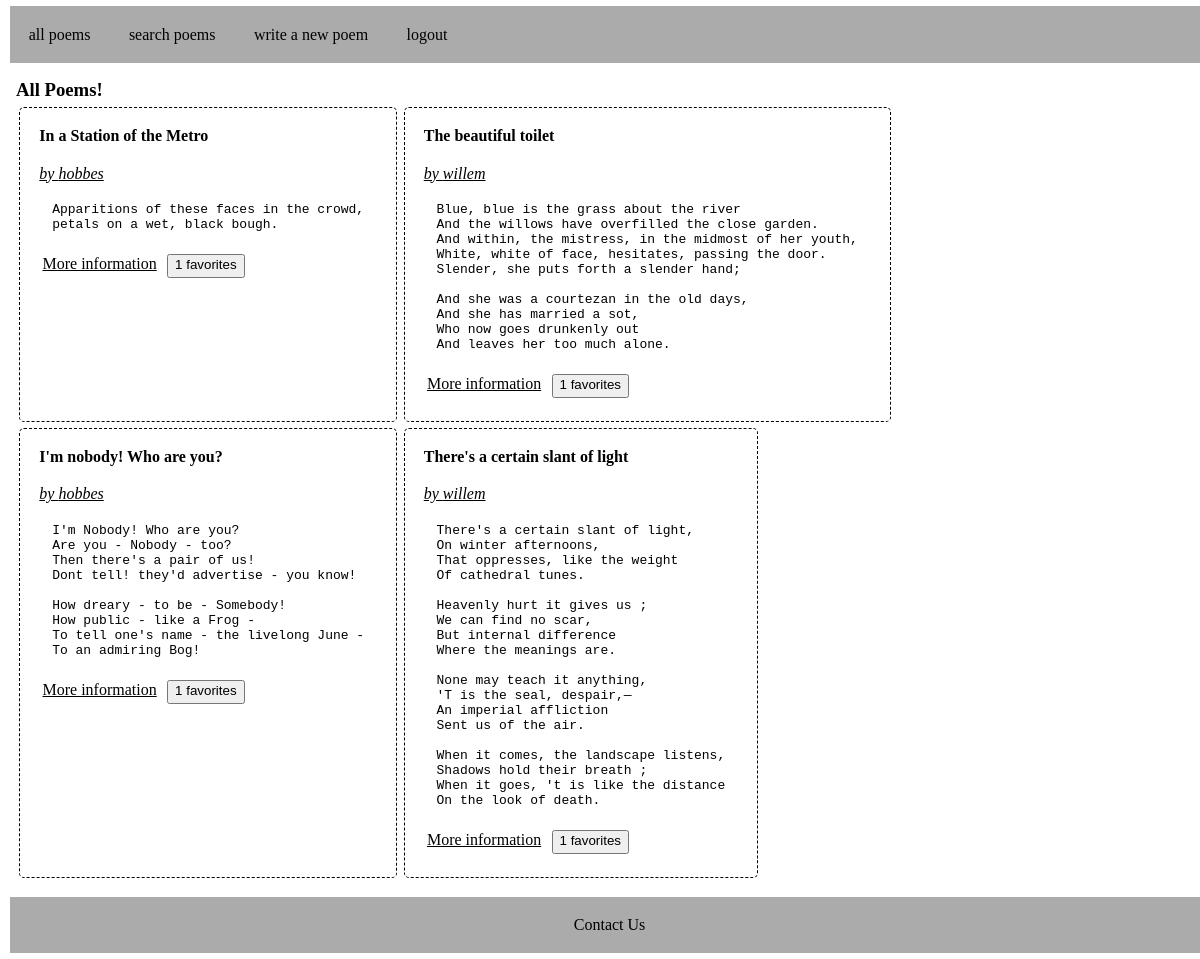
The app's page / (signed in), older data.
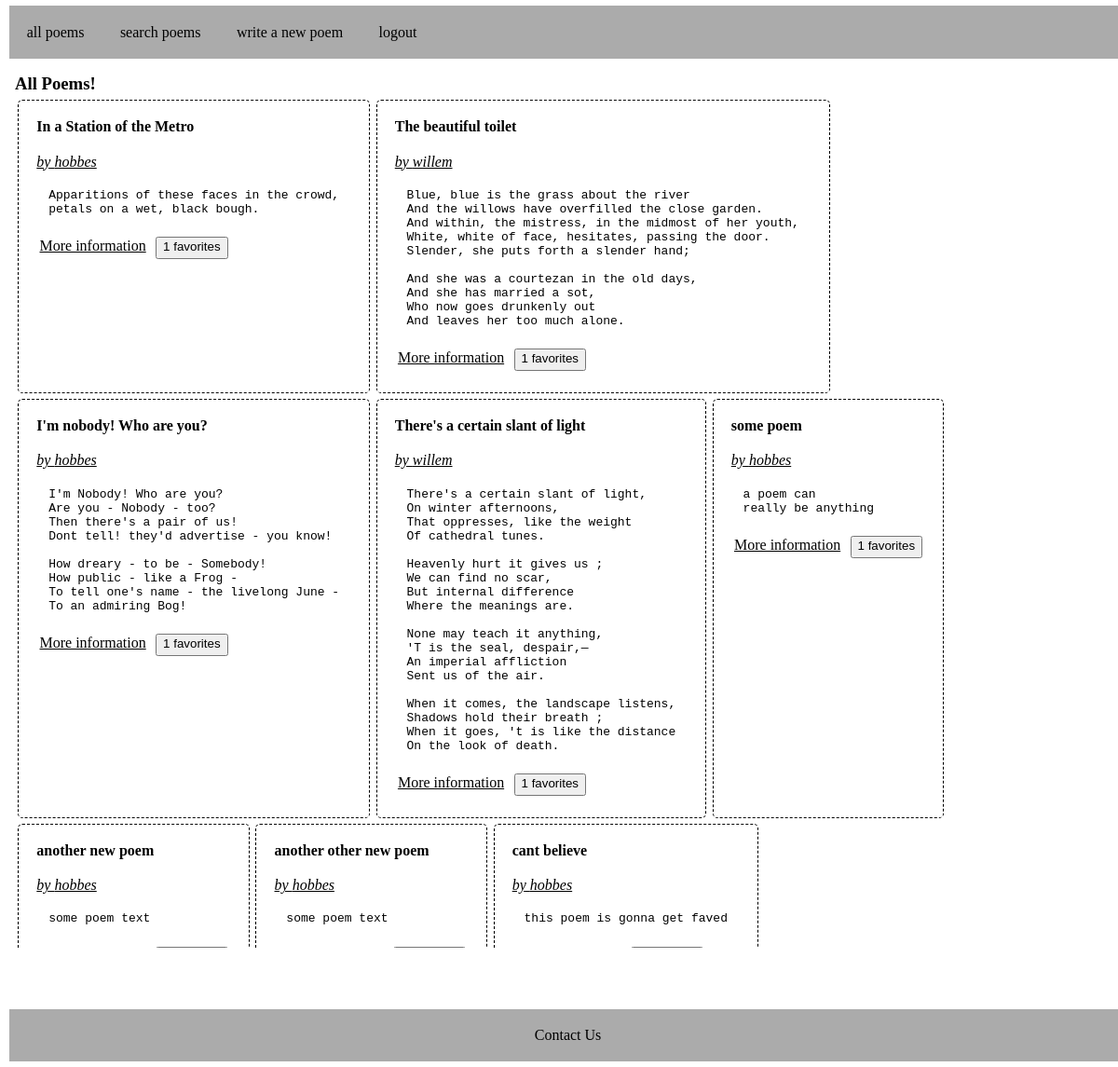
The same page, newer data.
### poems/models.py (models this page shows, shortened)
class Poem(models.Model):
    title = models.CharField(max_length=255)
    body = models.TextField()
    author = models.ForeignKey(User, on_delete=models.CASCADE)
    favorites = models.ManyToManyField(User, related_name="favorites")
    def numfavorites(self):
        return self.favorites.all().count()

### poems/views.py (the view)
# urls.py: path('', poems_views.poems_list, name='poems_list'),
def poems_list(request):
    poems = Poem.objects.all()
    return render(request, "poems/poems_list.html", {"poems": poems})

### templates/poems/poems_list.html
{% extends "base.html" %}
{% block content %}
<h3>All Poems!</h3>
<div class="poems-container">
    {% for poem in poems %}
    <div class='poem-container'>
            <h4>{{ poem.title }}</h4>
            <p class='poem-author'>    by {{ poem.author }}</p>
            <pre class='poem-body'>{{ poem.body }}</pre>
            <p>
                <a href="{% url 'poems_detail' pk=poem.pk %}">More information</a>
                <button onclick="sendFavorite(this, '{% url 'add_favorite' pk=poem.pk %}')">{{ poem.numfavorites }} favorites</a>
            </p>
        </div>
    {% endfor %}
</div>
{% endblock %}

Row changes from the older to the newer data that the page shows:
added Poem: title "some poem", author "hobbes", body "a poem can really be anything", numfavorites "1"
added Poem: title "another new poem", author "hobbes", body "some poem text"
added Poem: title "another other new poem", author "hobbes", body "some poem text"
added Poem: title "cant believe", author "hobbes", body "this poem is gonna get faved"
